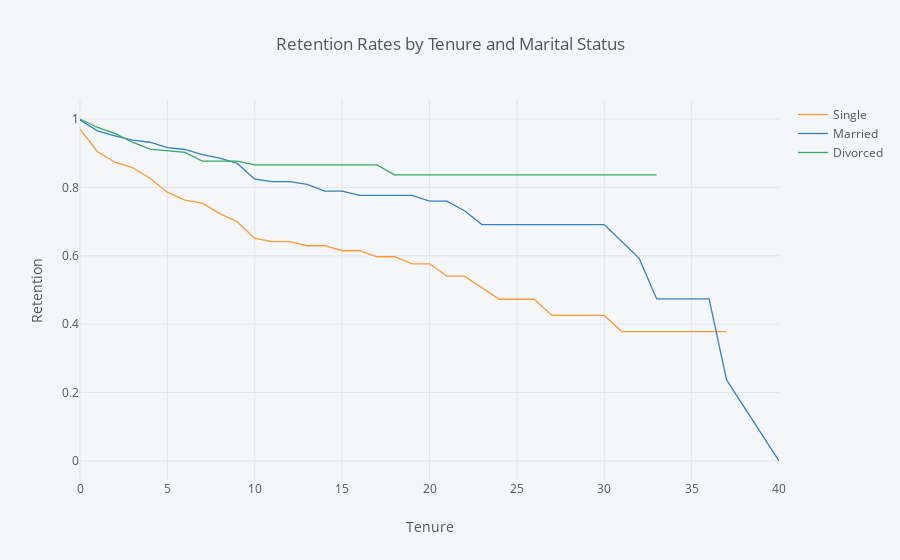

Source (notebook cell):
### Markdown cell above
## 4. Let's switch to looking at retention rates from another demographic perspective: marital status. Generate and plot survival curves for the different marital statuses by number of years at the company.

### Code cell
rates = survival(data, 'MaritalStatus', 'YearsAtCompany', 'Attrition')

rates.iplot(kind='line', xTitle='Tenure', yTitle='Retention',
            title='Retention Rates by Tenure and Marital Status')

### Figure 1 — Plotly figure (JSON) as saved in the notebook; plotly's stock layout.template omitted (floating-point values rounded to 4 significant figures)
{"data": [{"line": {"color": "rgba(255, 153, 51, 1.0)", "dash": "solid", "shape": "linear", "width": 1.3}, "mode": "lines", "name": "Single", "text": "", "type": "scatter", "uid": "de45ecce-3c61-4712-81ba-9c214a2211a8", "x": [0, 1, 2, 3, 4, 5, 6, 7, 8, 9, 10, 11, 12, 13, 14, 15, 16, 17, 18, 19, 20, 21, 22, 23, 24, 25, 26, 27, 29, 30, 31, 32, 33, 34, 36, 37, 40], "y": [0.9702, 0.9044, 0.8736, 0.8581, 0.8268, 0.7861, 0.7628, 0.754, 0.7234, 0.6997, 0.6507, 0.6413, 0.6413, 0.6294, 0.6294, 0.6148, 0.6148, 0.5972, 0.5972, 0.5766, 0.5766, 0.5406, 0.5406, 0.5068, 0.473, 0.473, 0.473, 0.4257, 0.4257, 0.4257, 0.3784, 0.3784, 0.3784, 0.3784, 0.3784, 0.3784, ""]}, {"line": {"color": "rgba(55, 128, 191, 1.0)", "dash": "solid", "shape": "linear", "width": 1.3}, "mode": "lines", "name": "Married", "text": "", "type": "scatter", "uid": "ed282b81-785a-472a-a57e-3504e0f6709a", "x": [0, 1, 2, 3, 4, 5, 6, 7, 8, 9, 10, 11, 12, 13, 14, 15, 16, 17, 18, 19, 20, 21, 22, 23, 24, 25, 26, 27, 29, 30, 31, 32, 33, 34, 36, 37, 40], "y": [0.997, 0.9654, 0.9506, 0.9381, 0.932, 0.9164, 0.9109, 0.8958, 0.8858, 0.8702, 0.8239, 0.817, 0.817, 0.8086, 0.7894, 0.7894, 0.7768, 0.7768, 0.7768, 0.7768, 0.7599, 0.7599, 0.7318, 0.6911, 0.6911, 0.6911, 0.6911, 0.6911, 0.6911, 0.6911, 0.6418, 0.5924, 0.4739, 0.4739, 0.4739, 0.237, 0]}, {"line": {"color": "rgba(50, 171, 96, 1.0)", "dash": "solid", "shape": "linear", "width": 1.3}, "mode": "lines", "name": "Divorced", "text": "", "type": "scatter", "uid": "f1669a8e-3282-4646-8c6a-d2eb894d5bc2", "x": [0, 1, 2, 3, 4, 5, 6, 7, 8, 9, 10, 11, 12, 13, 14, 15, 16, 17, 18, 19, 20, 21, 22, 23, 24, 25, 26, 27, 29, 30, 31, 32, 33, 34, 36, 37, 40], "y": [1, 0.9752, 0.9581, 0.9321, 0.9122, 0.9078, 0.9021, 0.8769, 0.8769, 0.8769, 0.8657, 0.8657, 0.8657, 0.8657, 0.8657, 0.8657, 0.8657, 0.8657, 0.8368, 0.8368, 0.8368, 0.8368, 0.8368, 0.8368, 0.8368, 0.8368, 0.8368, 0.8368, 0.8368, 0.8368, 0.8368, 0.8368, 0.8368, "", "", "", ""]}], "layout": {"autosize": true, "legend": {"bgcolor": "#F5F6F9", "font": {"color": "#4D5663"}}, "paper_bgcolor": "#F5F6F9", "plot_bgcolor": "#F5F6F9", "title": {"font": {"color": "#4D5663"}, "text": "Retention Rates by Tenure and Marital Status"}, "xaxis": {"autorange": true, "gridcolor": "#E1E5ED", "range": [0, 40], "showgrid": true, "tickfont": {"color": "#4D5663"}, "title": {"font": {"color": "#4D5663"}, "text": "Tenure"}, "type": "linear", "zerolinecolor": "#E1E5ED"}, "yaxis": {"autorange": true, "gridcolor": "#E1E5ED", "range": [-0.05556, 1.056], "showgrid": true, "tickfont": {"color": "#4D5663"}, "title": {"font": {"color": "#4D5663"}, "text": "Retention"}, "type": "linear", "zerolinecolor": "#E1E5ED"}}}
